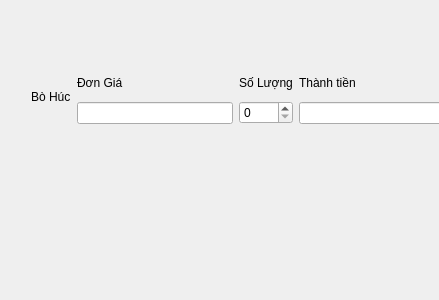
<?xml version="1.0" encoding="UTF-8"?>
<ui version="4.0">
 <class>Dialog</class>
 <widget class="QDialog" name="Dialog">
  <property name="geometry">
   <rect>
    <x>0</x>
    <y>0</y>
    <width>439</width>
    <height>300</height>
   </rect>
  </property>
  <property name="windowTitle">
   <string>SpinBox</string>
  </property>
  <widget class="QWidget" name="">
   <property name="geometry">
    <rect>
     <x>31</x>
     <y>70</y>
     <width>423</width>
     <height>54</height>
    </rect>
   </property>
   <layout class="QHBoxLayout" name="horizontalLayout_2">
    <item>
     <widget class="QLabel" name="label">
      <property name="text">
       <string>Bò Húc</string>
      </property>
     </widget>
    </item>
    <item>
     <layout class="QVBoxLayout" name="verticalLayout">
      <item>
       <widget class="QLabel" name="label_2">
        <property name="text">
         <string>Đơn Giá</string>
        </property>
       </widget>
      </item>
      <item>
       <widget class="QLineEdit" name="lineEdit"/>
      </item>
     </layout>
    </item>
    <item>
     <layout class="QVBoxLayout" name="verticalLayout_2">
      <item>
       <widget class="QLabel" name="label_3">
        <property name="text">
         <string>Số Lượng</string>
        </property>
       </widget>
      </item>
      <item>
       <widget class="QSpinBox" name="spinBox"/>
      </item>
     </layout>
    </item>
    <item>
     <layout class="QVBoxLayout" name="verticalLayout_3">
      <item>
       <widget class="QLabel" name="label_4">
        <property name="text">
         <string>Thành tiền</string>
        </property>
       </widget>
      </item>
      <item>
       <widget class="QLineEdit" name="lineEdit_2"/>
      </item>
     </layout>
    </item>
   </layout>
  </widget>
 </widget>
 <resources/>
 <connections/>
</ui>
